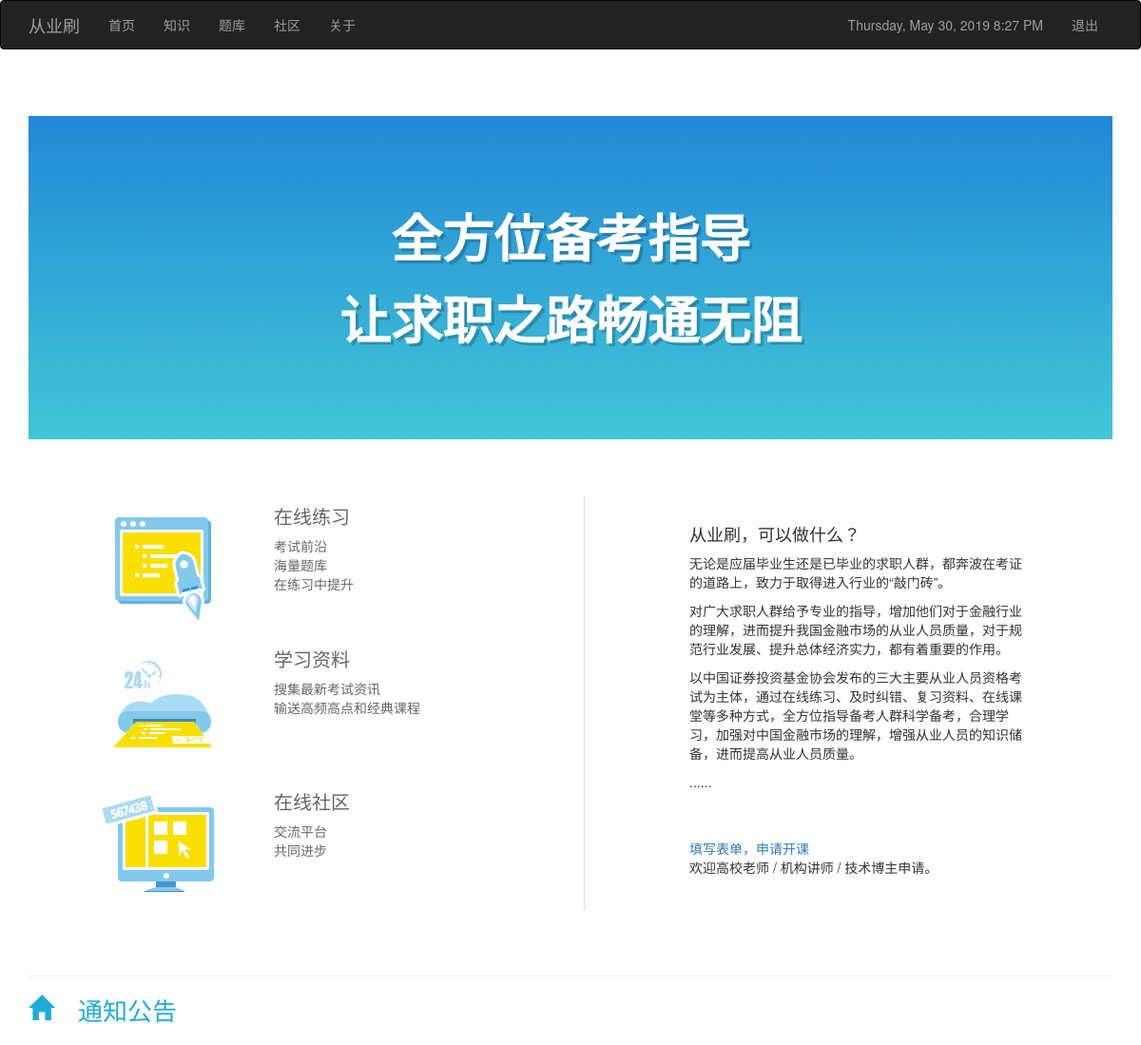
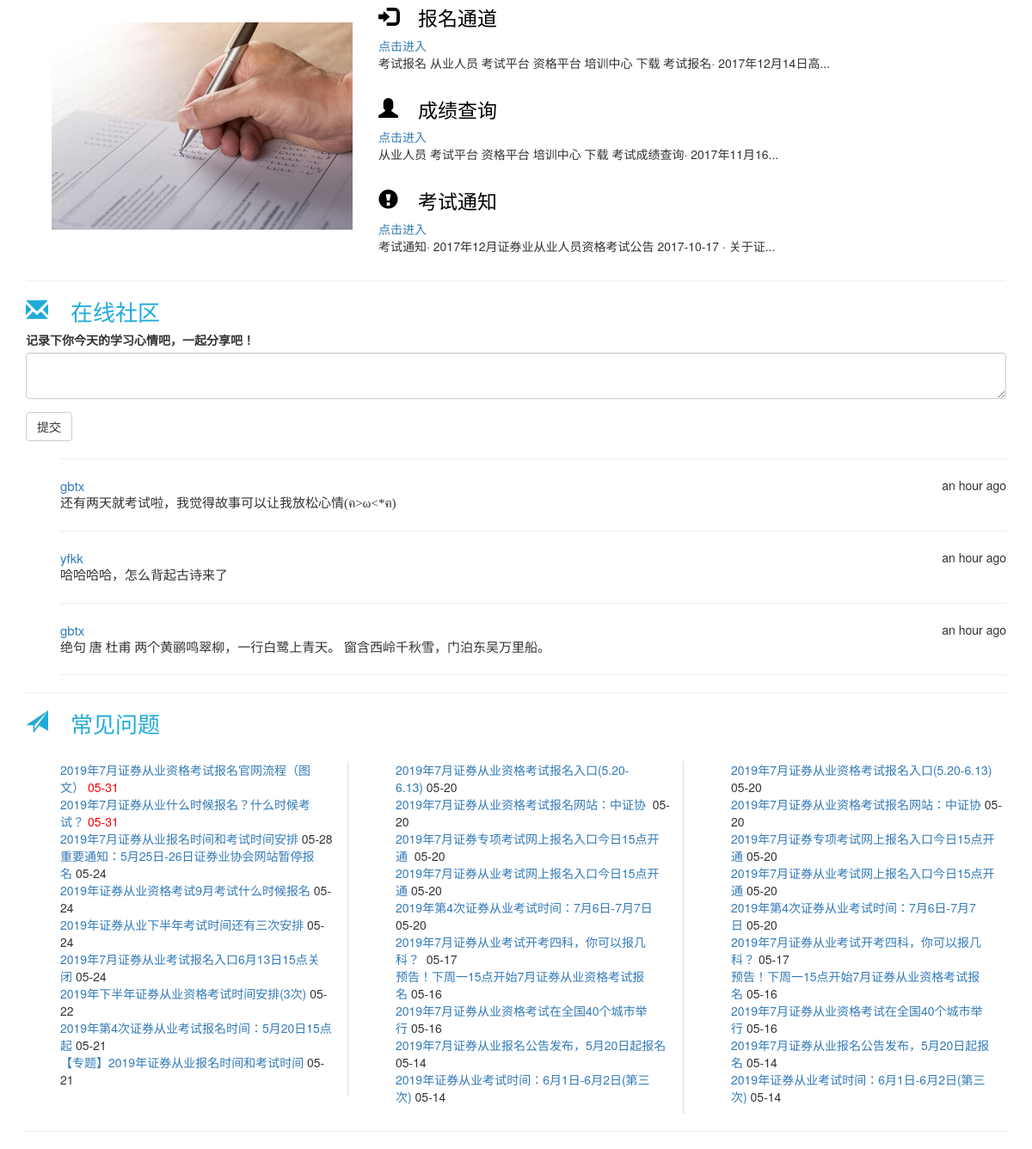
The page / (signed in) on the database its author committed (2 pictures, top to bottom).
### app.py (models this page shows, shortened)
class Post(db.Model):
    __tablename__ = 'posts'
    id = db.Column(db.Integer, primary_key=True)
    body = db.Column(db.Text)
    timestamp = db.Column(db.DateTime, index=True, default=datetime.utcnow)
    author_id = db.Column(db.Integer, db.ForeignKey('users.id'))

class User(UserMixin, db.Model):
    __tablename__ = 'users'
    id = db.Column(db.Integer, primary_key=True)
    email = db.Column(db.String(64), unique=True, index=True)
    username = db.Column(db.String(64), unique=True, index=True)
    role_id = db.Column(db.Integer, db.ForeignKey('roles.id'))
    password_hash = db.Column(db.String(128))
    posts = db.relationship('Post', backref='author', lazy='dynamic')
    @property
    def password(self):
        raise AttributeError('password is not a readable attribute')

### app.py (the view)
@app.route('/', methods=['GET', 'POST'])
def index():
    form = PostForm()
    if form.validate_on_submit():
        post = Post(body=form.body.data, author=current_user._get_current_object())
        db.session.add(post)
        db.session.commit()
        return redirect(url_for('.index'))
    posts = Post.query.order_by(Post.timestamp.desc()).all()
    return render_template('index.html', posts=posts, form=form, current_time=datetime.utcnow())

### app.py
class PostForm(FlaskForm):
    body = TextAreaField("记录下你今天的学习心情吧，一起分享吧！", validators=[DataRequired()])
    submit = SubmitField('提交')

### app.py (called while the page is built)
@login_manager.user_loader
def load_user(user_id):
    return User.query.get(int(user_id))

### templates/index.html (shortened to what this page needs)
{% extends "base.html" %}
{% import "bootstrap/wtf.html" as wtf %}
{% block head %}
    {{ super() }}
{% endblock %}
{% block page_content %}
    <link rel="stylesheet" href="/static/css/style.css">
<div class="page-header">
    <div class="laboratory-header layout-no-margin-top">
    <h1 class="laboratory-title">全方位备考指导<br>让求职之路畅通无阻</h1>
</div>
<div class="laboratory-des-con">
    <div class="container">
        <div class="laboratory-des col-md-6">
            <div class="media laboratory-des-item">
                <div class="media-left media-middle">
                    <a><img src="/static/images/laboratory-higheffic.png"></a>
                </div>
                <div class="media-body">
                    <h4 class="laboratory-des-title">在线练习</h4>
                    <p class="laboratory-des-text">考试前沿<br>海量题库<br>在练习中提升</p>
                </div>
            </div>
            <div class="media laboratory-des-item">
                <div class="media-left media-middle">
                    <a><img src="/static/images/laboratory-nimble.png"></a>
                </div>
                <div class="media-body">
                    <h4 class="laboratory-des-title">学习资料</h4>
                    <p class="laboratory-des-text">搜集最新考试资讯<br>输送高频高点和经典课程</p>
                </div>
            </div>
            <div class="media laboratory-des-item">
                <div class="media-left media-middle">
                    <a><img src="/static/images/laboratory-proper.png"></a>
                </div>
                <div class="media-body">
                    <h4 class="laboratory-des-title">在线社区</h4>
                    <p class="laboratory-des-text">交流平台<br>共同进步</p>
                </div>
            </div>
        </div>
        <div class="col-md-4 col-md-offset-1">
            <br class="laboratory-apply-con">
                <h4 class="laboratory-apply-title">从业刷，可以做什么？</h4>
                <div class="laboratory-apply-text">
                    <p>无论是应届毕业生还是已毕业的求职人群，都奔波在考证的道路上，致力于取得进入行业的“敲门砖”。</p>
                    <p>对广大求职人群给予专业的指导，增加他们对于金融行业的理解，进而提升我国金融市场的从业人员质量，对于规范行业发展、提升总体经济实力，都有着重要的作用。</p>
                    <p>以中国证券投资基金协会发布的三大主要从业人员资格考试为主体，通过在线练习、及时纠错、复习资料、在线课堂等多种方式，全方位指导备考人群科学备考，合理学习，加强对中国金融市场的理解，增强从业人员的知识储备，进而提高从业人员质量。 </p>
                    <p>......</p>
                </div>
                <br></br>
                <a href="http://form.mikecrm.com/f.php?t=A4qEXq" class="laboratory-apply-btn" target="_blank">填写表单，申请开课</a>
                <div class="laboratory-apply-warning">欢迎高校老师 / 机构讲师 / 技术博主申请。</div>
            </div>
        </div>
    </div>
</div>
    <section>
	<div class="banner-bottom">
    <h3 class="text-left"><span class="glyphicon glyphicon-home" style="color: rgb(31, 171, 217); font-size: 26px;">&nbsp;通知公告</span></h3>
		<div class="container">
			<div class="col-md-4 w3l_services_footer_top_left">
                <br></br>
				<img src="/static/images/test-time.jpg" alt=" " class="img-responsive" />
			</div>
			<div class="col-md-8 w3l_services_footer_top_right">
				<div class="w3l_services_footer_top_right_main">
					<div class="w3l_services_footer_top_right_main_l">
						<h3><span class="glyphicon glyphicon-log-in" style="color: rgb(0, 0, 0); font-size: 23px;">&nbsp;报名通道</span></h3>
					</div>
					<div class="w3l_services_footer_top_right_main_r">
						<a href="http://www.sac.net.cn/cyry/kspt/ksbm/" target="_blank">点击进入</a>
						<p>考试报名 从业人员 考试平台 资格平台 培训中心 下载 考试报名· 2017年12月14日高...</p>
					</div>
				</div>
				<div class="w3l_services_footer_top_right_main">
					<div class="w3l_services_footer_top_right_main_l">
		        <h3><span class="glyphicon glyphicon-user" style="color: rgb(0, 0, 0); font-size: 23px;">&nbsp;成绩查询</span></h3>
					</div>
					<div class="w3l_services_footer_top_right_main_r">
						<a href="http://www.sac.net.cn/cyry/kspt/kscjcx/" target="_blank">点击进入</a>
                        <p>从业人员 考试平台 资格平台 培训中心 下载 考试成绩查询· 2017年11月16...</p>
					</div>
				</div>
				<div class="w3l_services_footer_top_right_main">
					<div class="w3l_services_footer_top_right_main_l">
                      <h3><span class="glyphicon glyphicon-exclamation-sign" style="color: rgb(0, 0, 0); font-size: 23px;">&nbsp;考试通知</span></h3>
					</div>
					<div class="w3l_services_footer_top_right_main_r">
                        <a href="http://www.sac.net.cn/cyry/kspt/kstz/" target="_blank">点击进入</a>
						<p>考试通知· 2017年12月证券业从业人员资格考试公告 2017-10-17 · 关于证...</p>
					</div>
				</div>
			</div>
			<div class="clearfix"> </div>
		</div>
	</div>
    </section>
    <hr>
    <section>
<div class="banner-bottom">
    <h3 class="text-left"><span class="glyphicon glyphicon-envelope" style="color: rgb(31, 171, 217); font-size: 26px;">&nbsp;在线社区</span></h3>
    {% if current_user.is_authenticated %}
    {{ wtf.quick_form(form) }}
    {% endif %}
</div>
<ul class="posts">
    {% for post in posts %}
        <HR>
    <li class="post">
        <div class="post-author">
            <a href="{{ url_for('index')}}">{{ post.author.username }}</a>
            <span class="post-date">{{ moment(post.timestamp).fromNow() }}</span>
        </div>
        <div class="post-body">{{ post.body }}</div>
    </li>
    {% endfor %}
<HR>
</ul>
    </section>
    <hr>
     <section>
     <div class="banner-bottom">
    <h3 class="text-left"><span class="glyphicon glyphicon-send" style="color: rgb(31, 171, 217); font-size: 26px;">&nbsp;常见问题</span></h3>
   <br>
    <div class="row">
        <div class="col-md-4 one">
         <ul class="new-list-a">
<li><a  href="http://www.233.com/zq/baoming/201905/30085749172.html"  target="_blank" title="2019年7月证券从业资格考试报名官网流程（图文）">2019年7月证券从业资格考试报名官网流程（图文）&nbsp;</a><span  style="color:#ff0000">05-31</span></li>
<li><a  href="http://www.233.com/zq/baoming/201905/30085110184.html"  target="_blank" title="2019年7月证券从业什么时候报名？什么时候考试？">2019年7月证券从业什么时候报名？什么时候考试？&nbsp;</a><span  style="color:#ff0000">05-31</span></li>
<li><a  href="http://www.233.com/zq/baoming/201905/28083905170.html"  target="_blank" title="2019年7月证券从业资格考试报名时间和考试时间安排">2019年7月证券从业报名时间和考试时间安排&nbsp;</a><span>05-28</span></li>
<li><a  href="http://www.233.com/zq/baoming/201905/24094410903.html"  target="_blank" title="重要通知：5月25日-26日证券业协会网站暂停报名">重要通知：5月25日-26日证券业协会网站暂停报名&nbsp;</a><span>05-24</span></li>
<li><a  href="http://www.233.com/zq/baoming/201905/24085453467.html"  target="_blank" title="2019年证券从业资格考试9月考试什么时候报名">2019年证券从业资格考试9月考试什么时候报名&nbsp;</a><span>05-24</span></li>
<li><a  href="http://www.233.com/zq/baoming/201905/24082854232.html"  target="_blank" title="2019年证券从业下半年考试时间还有三次安排">2019年证券从业下半年考试时间还有三次安排&nbsp;</a><span>05-24</span></li>
<li><a  href="http://www.233.com/zq/baoming/201905/24082350107.html"  target="_blank" title="2019年7月证券从业考试报名入口6月13日15点关闭">2019年7月证券从业考试报名入口6月13日15点关闭&nbsp;</a><span>05-24</span></li>
<li><a  href="http://www.233.com/zq/baoming/201905/22091553884.html"  target="_blank" title="2019年下半年证券从业资格考试时间安排(3次)">2019年下半年证券从业资格考试时间安排(3次)&nbsp;</a><span>05-22</span></li>
<li><a  href="http://www.233.com/zq/baoming/201905/20083832366.html"  target="_blank" title="2019年第4次证券从业考试报名时间：5月20日15点起">2019年第4次证券从业考试报名时间：5月20日15点起&nbsp;</a><span>05-21</span></li>
<li><a  href="http://www.233.com/zq/zhuanti/bksj2019/"  target="_blank" title="【专题】2019年证券从业报名时间和考试时间">【专题】2019年证券从业报名时间和考试时间&nbsp;</a><span>05-21</span></li>
</ul>
  </div>
        <div class="col-md-4 one">
      <ul class="new-list-a mt15">
<li><a  href="http://www.233.com/zq/baoming/201905/15082025773.html"  target="_blank" title="2019年7月证券从业资格考试报名入口(5.20-6.13)">2019年7月证券从业资格考试报名入口(5.20-6.13)&nbsp;</a><span>05-20</span></li>
<li><a  href="http://www.233.com/zq/baoming/201905/17095421778.html"  target="_blank" title="2019年7月证券从业资格考试报名网站：中证协">2019年7月证券从业资格考试报名网站：中证协&nbsp;  </a><span>05-20</span></li>
<li><a  href="http://www.233.com/zq/baoming/201905/20090454777.html"  target="_blank" title="2019年7月证券专项考试网上报名入口今日15点开通">2019年7月证券专项考试网上报名入口今日15点开通&nbsp; </a><span>05-20</span></li>
<li><a  href="http://www.233.com/zq/baoming/201905/20085751146.html"  target="_blank" title="2019年7月证券从业资格考试网上报名入口今日15点开通">2019年7月证券从业考试网上报名入口今日15点开通&nbsp;</a><span>05-20</span></li>
<li><a  href="http://www.233.com/zq/baoming/201905/20084850377.html"  target="_blank" title="2019年第4次证券从业考试时间：7月6日-7月7日">2019年第4次证券从业考试时间：7月6日-7月7日</a><span>&nbsp; 05-20</span></li>
<li><a  href="http://www.233.com/zq/baoming/201905/17100417944.html"  target="_blank" title="2019年7月证券从业考试开考四科，你可以报几科？">2019年7月证券从业考试开考四科，你可以报几科？&nbsp; </a><span>05-17</span></li>
<li><a  href="http://www.233.com/zq/baoming/201905/16093505712.html"  target="_blank" title="预告！下周一15点开始7月证券从业资格考试报名">预告！下周一15点开始7月证券从业资格考试报名&nbsp;</a><span>05-16</span></li>
<li><a  href="http://www.233.com/zq/baoming/201905/16091435362.html"  target="_blank" title="2019年7月证券从业资格考试在全国40个城市举行">2019年7月证券从业资格考试在全国40个城市举行&nbsp;</a><span>05-16</span></li>
<li><a  href="http://www.233.com/zq/baoming/201905/14155804460.html"  target="_blank" title="2019年7月证券从业报名公告发布，5月20日起报名">2019年7月证券从业报名公告发布，5月20日起报名&nbsp; </a><span>05-14</span></li>
<li><a  href="http://www.233.com/zq/baoming/201905/14082915539.html"  target="_blank" title="2019年证券从业考试时间：6月1日-6月2日(第三次)">2019年证券从业考试时间：6月1日-6月2日(第三次)&nbsp;</a><span>05-14</span></li>
</ul>
  </div>
        <div class="col-md-4">
      <ul class="new-list-a mt15">
<li><a  href="http://www.233.com/zq/baoming/201905/15082025773.html"  target="_blank" title="2019年7月证券从业资格考试报名入口(5.20-6.13)">2019年7月证券从业资格考试报名入口(5.20-6.13)&nbsp; </a><span>05-20</span></li>
<li><a  href="http://www.233.com/zq/baoming/201905/17095421778.html"  target="_blank" title="2019年7月证券从业资格考试报名网站：中证协">2019年7月证券从业资格考试报名网站：中证协&nbsp;</a><span>05-20</span></li>
<li><a  href="http://www.233.com/zq/baoming/201905/20090454777.html"  target="_blank" title="2019年7月证券专项考试网上报名入口今日15点开通">2019年7月证券专项考试网上报名入口今日15点开通&nbsp;</a><span>05-20</span></li>
<li><a  href="http://www.233.com/zq/baoming/201905/20085751146.html"  target="_blank" title="2019年7月证券从业资格考试网上报名入口今日15点开通">2019年7月证券从业考试网上报名入口今日15点开通&nbsp;</a><span>05-20</span></li>
<li><a  href="http://www.233.com/zq/baoming/201905/20084850377.html"  target="_blank" title="2019年第4次证券从业考试时间：7月6日-7月7日">2019年第4次证券从业考试时间：7月6日-7月7日&nbsp;</a><span>05-20</span></li>
<li><a  href="http://www.233.com/zq/baoming/201905/17100417944.html"  target="_blank" title="2019年7月证券从业考试开考四科，你可以报几科？">2019年7月证券从业考试开考四科，你可以报几科？&nbsp;</a><span>05-17</span></li>
<li><a  href="http://www.233.com/zq/baoming/201905/16093505712.html"  target="_blank" title="预告！下周一15点开始7月证券从业资格考试报名">预告！下周一15点开始7月证券从业资格考试报名&nbsp;</a><span>05-16</span></li>
<li><a  href="http://www.233.com/zq/baoming/201905/16091435362.html"  target="_blank" title="2019年7月证券从业资格考试在全国40个城市举行">2019年7月证券从业资格考试在全国40个城市举行&nbsp;</a><span>05-16</span></li>
<li><a  href="http://www.233.com/zq/baoming/201905/14155804460.html"  target="_blank" title="2019年7月证券从业报名公告发布，5月20日起报名">2019年7月证券从业报名公告发布，5月20日起报名&nbsp;</a><span>05-14</span></li>
<li><a  href="http://www.233.com/zq/baoming/201905/14082915539.html"  target="_blank" title="2019年证券从业考试时间：6月1日-6月2日(第三次)">2019年证券从业考试时间：6月1日-6月2日(第三次)&nbsp;</a><span>05-14</span></li>
</ul>
  </div>
</div>
     </div>
    </section>
    <hr>
{% endblock %}

### static/css/style.css (style rules this page uses)
.laboratory-header { height:340px;text-align:center;text-shadow:3px 3px rgba(0,0,0,.2);margin-top:50px;padding-top:48px;background-color:#2288d7;background:-webkit-linear-gradient(top,#2288d7,#41c6d6);background:-moz-linear-gradient(top,#2288d7,#41c6d6);background:-ms-linear-gradient(top,#2288d7,#41c6d6);background:-o-linear-gradient(top,#2288d7,#41c6d6);background:linear-gradient(top,#2288d7,#41c6d6) }
.laboratory-header .laboratory-title { margin-top:36px;font-size:54px;color:#fff;font-weight:700;line-height:1.6em }
.laboratory-des-con { padding:60px 0;background:#fff }
.laboratory-des { padding:0 60px;color:#666;border-right:1px solid #ddd }
.laboratory-des .laboratory-des-item .media-left { padding-right:48px }
.laboratory-des .laboratory-des-item .laboratory-des-title { font-size:20px }
.laboratory-des .laboratory-des-item .laboratory-des-text { font-size:14px }

### templates/index.html (style rules this page uses)
.post-body { font-size:15px; font-family: 华文楷体 }
.post-author { font-size:15px }
.post-date { font-size:14px; float: right }
ul li { list-style: none; }
div.one { border-right-style:solid; border-color:#DCDCDC; border-width: 0.8px; }

### rows shown on the page
Post: author.username "gbtx", timestamp "an hour ago", body "还有两天就考试啦，我觉得故事可以让我放松心情(ฅ>ω<*ฅ)"
Post: author.username "yfkk", timestamp "an hour ago", body "哈哈哈哈，怎么背起古诗来了"
Post: author.username "gbtx", timestamp "an hour ago", body "绝句 唐 杜甫 两个黄鹂鸣翠柳，一行白鹭上青天。 窗含西岭千秋雪，门泊东吴万里船。"
